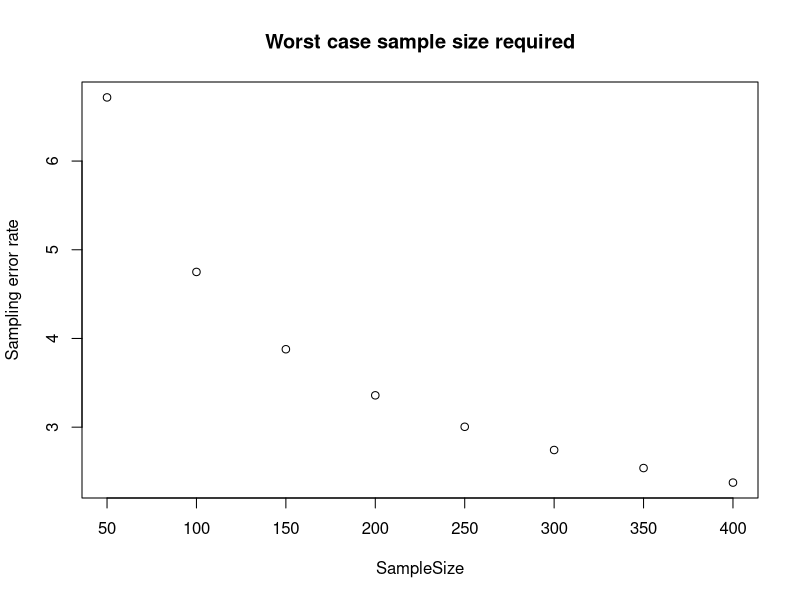

R code for this plot:
## ---- chunk 1
knitr::opts_chunk$set(echo = TRUE)
## ---- chunk 2
confidence.level<- 0.95
proportion<- 0.5 # Worst case scenario
prop.pop <- proportion * (1- proportion)

errors<-c()
sizes<-seq(50,400,50)
for(n in 1:length(sizes))
{
  sample.size<-sizes[n]
  hh<- prop.pop/ sample.size
  hh.root <- hh^0.5
  hh.conf.level <- (hh.root* confidence.level) * 100
  range <- paste('sample size of', sample.size, 'has error +/-',paste0(round(hh.conf.level,2) ,'%') )
  errors[n]<-hh.conf.level
  print(range)
} 
plot(seq(50,400,50),errors,xlab='SampleSize',ylab='Sampling error rate',main='Worst case sample size required')
sessionInfo()
